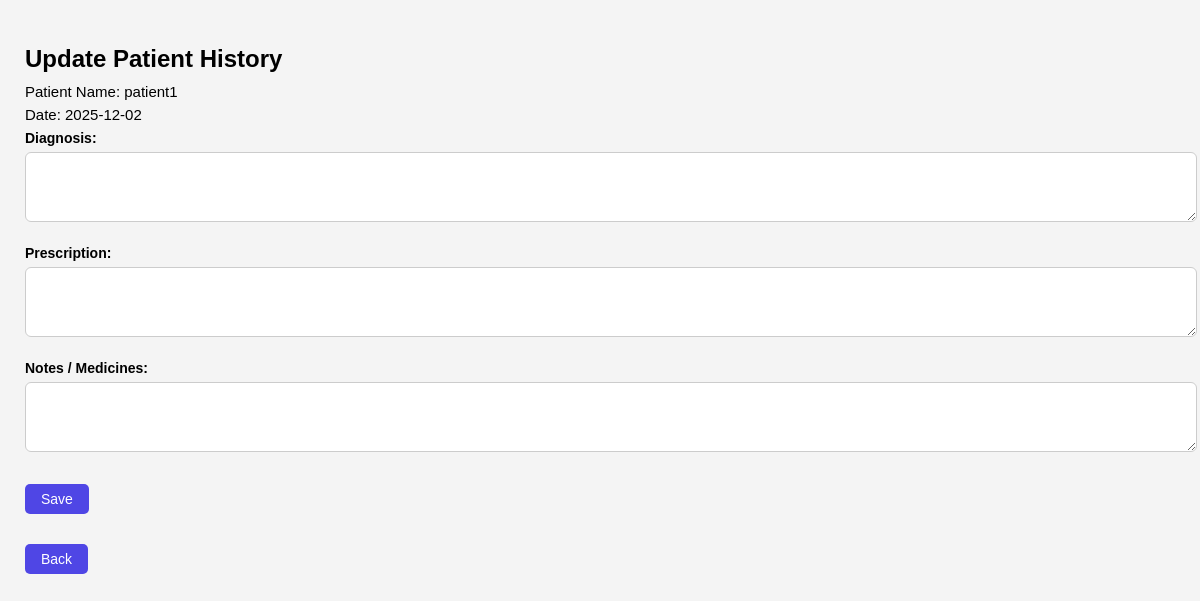
Before: /edit_history/4 (signed in) with the older database file.
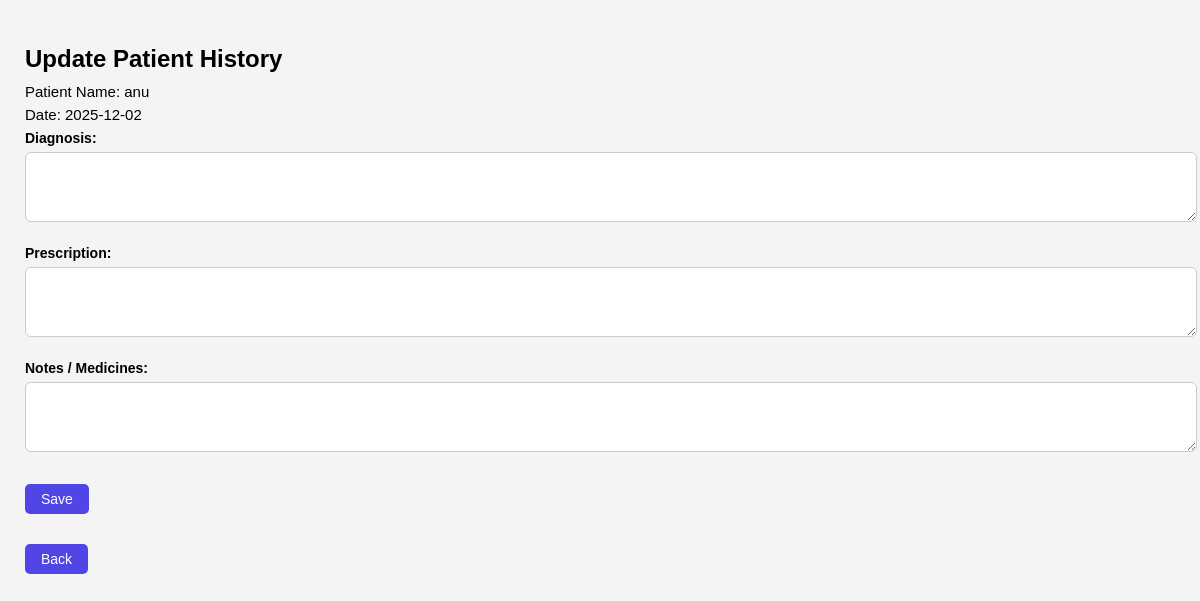
After: the same page with the newer database file.
### models.py (models this page shows)
class User(db.Model):
    id = db.Column(db.Integer, primary_key=True, nullable=True)
    name = db.Column(db.String(50), nullable=True)
    email = db.Column(db.String(150), nullable=True)
    password = db.Column(db.String(150), nullable=True)
    role = db.Column(db.String(10), nullable=False)
    contact = db.Column(db.String(100), nullable=True)
    gender = db.Column(db.String(10), nullable=True)
    specialization = db.Column(db.String(100), nullable=True)   # Only filled for doctors
    experience = db.Column(db.Integer, nullable=True)           # Only filled for doctors
    department_id = db.Column(db.Integer, db.ForeignKey('department.id'), nullable=True)
    dob = db.Column(db.Date, nullable=True)
    medical_history = db.Column(db.Text, nullable=True)
    blacklisted = db.Column(db.Boolean, default=False)
    appointments_as_patient = db.relationship(
        'Appointment',
        backref='patient',
        lazy=True,
        foreign_keys='Appointment.patient_id'
    )
    appointments_as_doctor = db.relationship(
        'Appointment',
        backref='doctor',
        lazy=True,
        foreign_keys='Appointment.doctor_id'
    )

### app.py (the view, shortened to what this page needs)
@app.route('/edit_history/<int:appointment_id>', methods=['GET', 'POST'])
def edit_history(appointment_id):
    doctor_id = session.get('user_id')
    if not doctor_id:
        return redirect('/login')
    appt = Appointment.query.get_or_404(appointment_id)
    if appt.doctor_id != doctor_id:
        return "Not allowed"
    treatment = Treatment.query.filter_by(appointment_id=appointment_id).first()
    patient = User.query.get(appt.patient_id)
    department = patient.department if hasattr(patient, 'department') else None
    if request.method == 'POST':
        treatment.diagnosis = request.form.get('diagnosis', '')
        treatment.prescription = request.form.get('prescription', '')
        treatment.notes = request.form.get('notes', '')
        db.session.commit()
        return redirect('/doctor_dashboard')
    return render_template(
        'edit_history.html',
        appt=appt,
        patient=patient,
        department=department,
        treatment=treatment
    )

### templates/edit_history.html (shortened to what this page needs)
<!DOCTYPE html>
<html lang="en">
<head>
    <link rel="stylesheet" href="{{ url_for('static', filename='edit_history.css') }}">
</head>
<body>
    <h2>Update Patient History</h2>
    <p>Patient Name: {{ patient.name }}</p>
    <p>Date: {{ appt.date }}</p>
    <form action="/edit_history/{{ appt.id }}" method="POST">
        <label>Diagnosis:</label><br>
        <textarea name="diagnosis" rows="3" cols="50">{{ treatment.diagnosis }}</textarea><br><br>
        <label>Prescription:</label><br>
        <textarea name="prescription" rows="3" cols="50">{{ treatment.prescription }}</textarea><br><br>
        <label>Notes / Medicines:</label><br>
        <textarea name="notes" rows="3" cols="50">{{ treatment.notes }}</textarea><br><br>
        <button type="submit">Save</button>
    </form>
    <br>
    <a href="/doctor_dashboard"><button type="button">Back</button></a>
</body>
</html>

Changed rows visible on the page:
changed User: name "patient1" → "anu"
